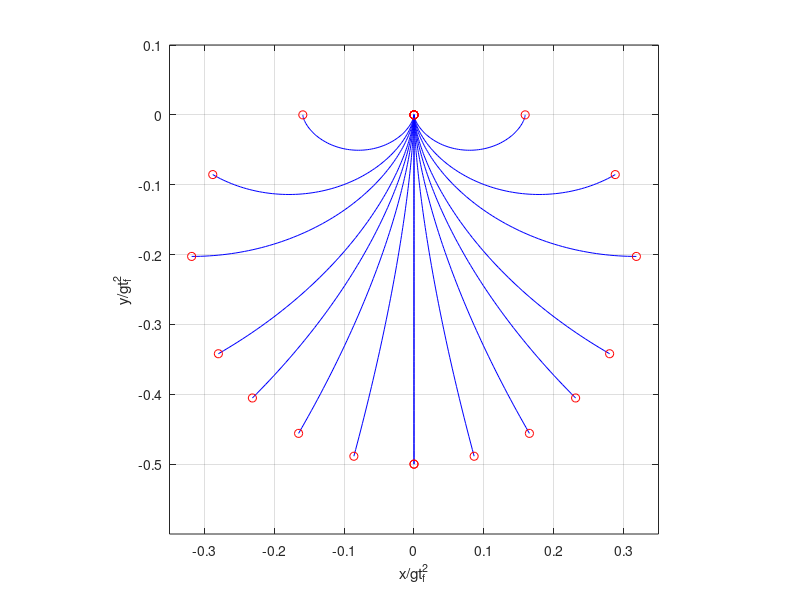

MATLAB code for this plot:
% Script p3_3_1.m; VDP with gravity; max range with 
% specified yf;                            11/96, 3/31/02
%
figure(1); clf; H1=(1/pi)*[1 1.5 2 3 4 6 12 10000]; 
t=0:.01:1; un=ones(1,101);
for i=1:8, H=H1(i);
   x=(H/2)*(t-(H/2)*sin(2*t/H)); y=(H^2/2)*(sin(t/H)).^2;
   plot(x,-y,'b',-x,-y,'b',x(101),-y(101),'ro',...
      -x(101),-y(101),'ro',0,0,'ro'); hold on
end; grid; hold off; axis([-.35 .35 -.6 .1]); 
axis('square');ylabel('y/gt_f^2'); xlabel('x/gt_f^2');
	
	
